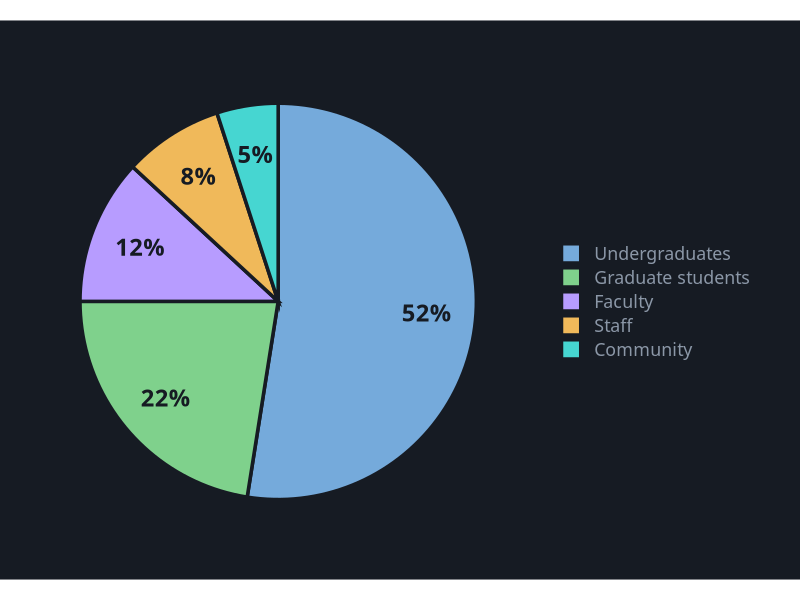
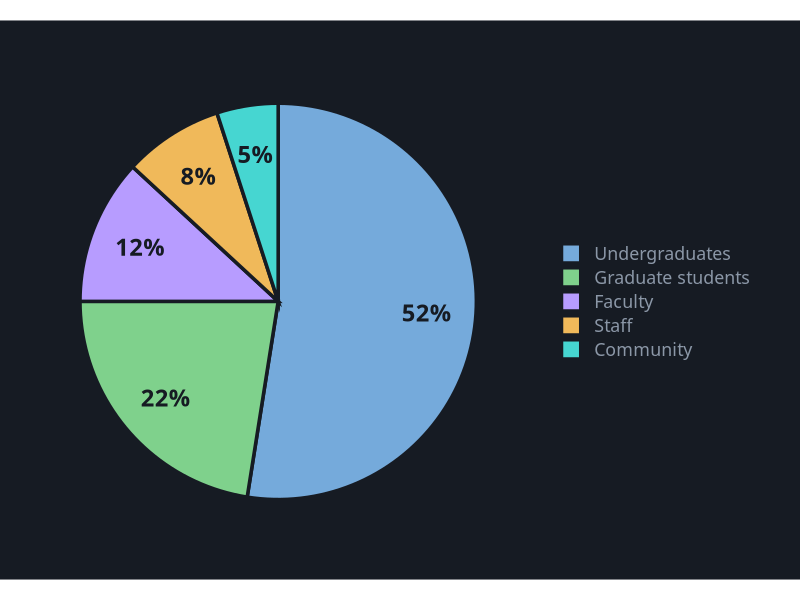

Here is the R script that generated these plots, in order:
# Pie Chart
# Question: What share of workshop registrations came from each audience?
# Put this script and pie.csv in the same folder, then in RStudio choose
# Session > Set Working Directory > To Source File Location.

library(tidyverse)

# ---- Gallery look: dark background, soft gray text ----
font <- "IBM Plex Sans"   # use "sans" if IBM Plex Sans is not installed
ink  <- "#8B97A7"

theme_gallery <- function() {
  theme_minimal(base_size = 16, base_family = font) +
    theme(
      plot.background  = element_rect(fill = "#161B23", color = NA),
      panel.grid       = element_line(color = "#222A34"),
      panel.grid.minor = element_blank(),
      text             = element_text(color = ink),
      axis.text        = element_text(color = ink),
      legend.position  = "top",
      legend.title     = element_blank(),
      plot.margin      = margin(24, 28, 18, 18)
    )
}

pal <- c("#75AADB", "#7FD18C", "#B79CFF", "#F0B95A", "#46D6D1")

df <- read_csv("pie.csv", show_col_types = FALSE) |>
  arrange(desc(registrations)) |>
  mutate(audience = fct_inorder(audience),
         share = registrations / sum(registrations))

# reverse = TRUE starts the biggest slice at 12 o'clock and goes clockwise
p <- ggplot(df, aes(x = 1, y = registrations, fill = audience)) +
  geom_col(width = 1, color = "#161B23", linewidth = 1.2,
           position = position_stack(reverse = TRUE)) +
  # x = 1.25 sets the labels toward the edge, where small slices have more room
  geom_text(aes(x = 1.25, label = scales::percent(share, accuracy = 1)),
            position = position_stack(vjust = 0.5, reverse = TRUE),
            color = "#161B23", family = font, fontface = "bold", size = 6) +
  coord_polar(theta = "y") +
  scale_fill_manual(values = pal) +
  theme_gallery() +
  theme(axis.text = element_blank(), axis.title = element_blank(),
        panel.grid = element_blank(), legend.position = "right")

ggsave("pie.png", p, width = 9, height = 6, dpi = 200)
p
